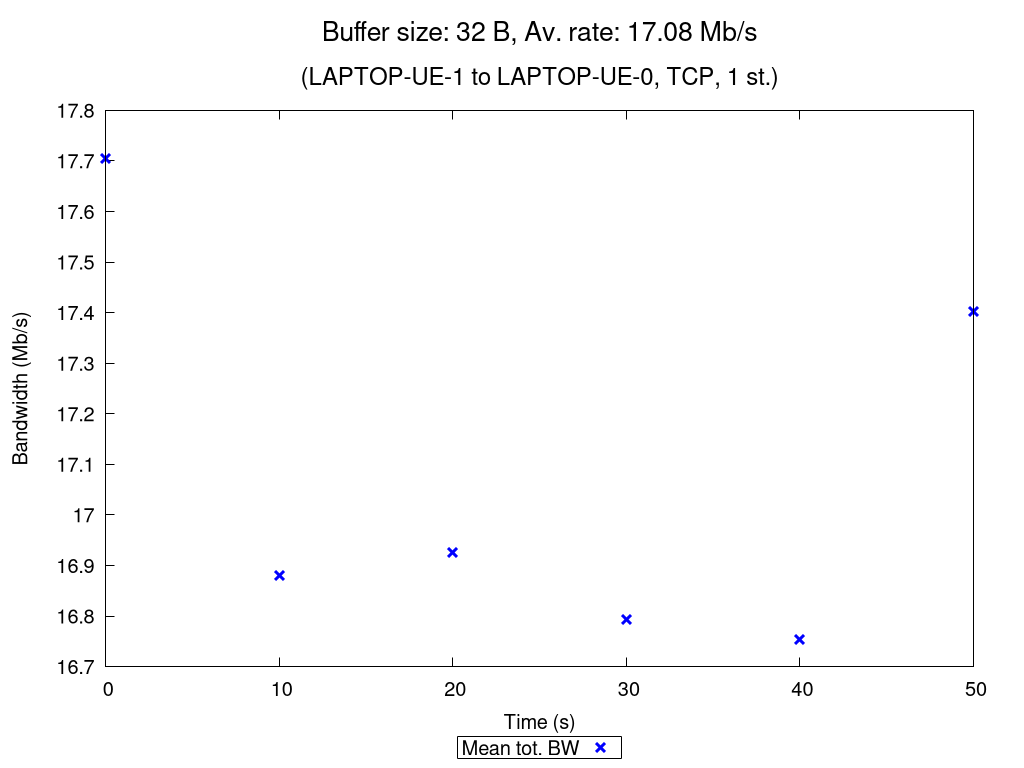

Generate this figure with gnuplot:
set terminal pngcairo nocrop enhanced size 1024,768 font "Verdana,15"
set output "TCP_1_st_2020_10_18_01-51-37_two2one_00032B.png"

set title "{/=20 Buffer size: 32 B, Av. rate: 17.08 Mb/s}\n\n{/=18 (LAPTOP-UE-1 to LAPTOP-UE-0, TCP, 1 st.)}"

set xlabel "Time (s)"
set ylabel "Bandwidth (Mb/s)"
set ytics nomirror
set key bmargin center horizontal box samplen 1 width -1
set bmargin 4.6
set rmargin 4.5

rf = 1000000.0  # rate factor
set style fill transparent solid 0.2 noborder
set autoscale xfix
plot "TCP_1_st_2020_10_18_01-51-37_two2one_00032B_iperf_processed.dat" using 1:($2/rf-$3/rf):($2/rf+$3/rf) with filledcurves lc rgb "blue" notitle, \
     "" using 1:($2/rf) with points pt 2 ps 1.5 lw 3 lc rgb "blue" title "Mean tot. BW", \
